Frame 1 (no input): blank canvas, image omitted
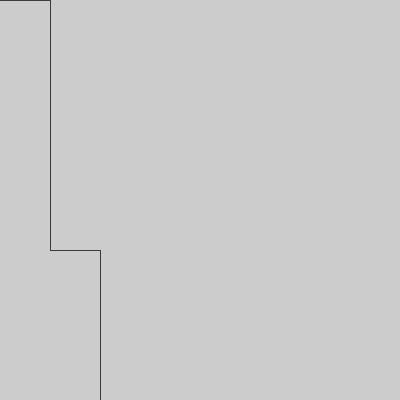
Frame 2 (the mouse pressed at the canvas centre, redrawn once)

The Processing sketch that drew this single still picture (run headless with seeded random() and noise(); the mouse was pressed at the canvas centre and the sketch redrawn once):

// Processing sketch: Etch_A_Sketch_Name
// ── Etch_A_Sketch_Name.pde
int x, y;

void setup() {
  size(400,400);
  frameRate(10);
  // Set start coords
  x = 0;
  y = 0;
}

void draw() {
  fill(255);
  drawName();
  noLoop();
}

// Algorithm for your first name
void drawName() {
  moveRight(5);
  moveUp(0);
  moveLeft(0);
  moveDown(25);
}

// Method to draw right line
void moveRight(int  rep) {
  for(int r=0;r<rep*10;r++){
    point(x+r,y);
  }
  x=x+(10*rep);
}

void moveLeft(int rep) {
  for(int l=0;l<rep*10;l++){
    point(x-l,y);
  }
  x=x-(10*rep);
}

void moveDown(int rep) {
  for(int u=0;u<rep*10;u++){
    point(x,y+u);
  }
  y=y+(10*rep);
}

void moveUp(int rep) {
  for(int d=0;d<rep*10;d++){
    point(x,y-d);
  }
  y=y-(10*rep);
}  
